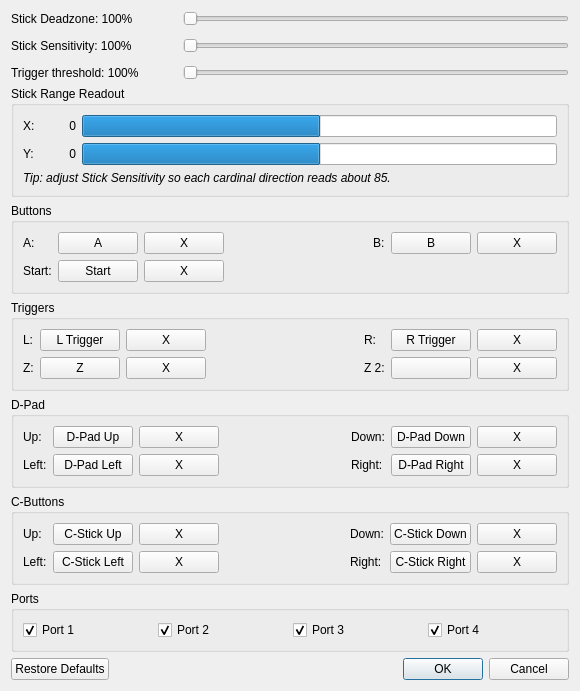
<?xml version="1.0" encoding="UTF-8"?>
<ui version="4.0">
 <class>MainDialog</class>
 <widget class="QDialog" name="MainDialog">
  <property name="geometry">
   <rect>
    <x>0</x>
    <y>0</y>
    <width>580</width>
    <height>580</height>
   </rect>
  </property>
  <property name="windowTitle">
   <string>Rosalie's Mupen GUI - GameCube Adapter Input Plugin</string>
  </property>
  <layout class="QVBoxLayout" name="verticalLayout_5">
   <item>
    <layout class="QVBoxLayout" name="slidersLayout">
     <property name="spacing">
      <number>12</number>
     </property>
     <item>
      <layout class="QHBoxLayout" name="deadZoneLayout">
       <item>
        <widget class="QLabel" name="deadZoneLabel">
         <property name="text">
          <string>Stick Deadzone: 100%</string>
         </property>
         <property name="minimumSize">
          <size>
           <width>160</width>
           <height>0</height>
          </size>
         </property>
        </widget>
       </item>
       <item>
        <widget class="QSlider" name="deadZoneSlider">
         <property name="maximum">
          <number>100</number>
         </property>
         <property name="orientation">
          <enum>Qt::Orientation::Horizontal</enum>
         </property>
        </widget>
       </item>
      </layout>
     </item>
     <item>
      <layout class="QHBoxLayout" name="sensitivityLayout">
       <item>
        <widget class="QLabel" name="sensitivityLabel">
         <property name="text">
          <string>Stick Sensitivity: 100%</string>
         </property>
         <property name="minimumSize">
          <size>
           <width>160</width>
           <height>0</height>
          </size>
         </property>
        </widget>
       </item>
       <item>
        <widget class="QSlider" name="sensitivitySlider">
         <property name="maximum">
          <number>200</number>
         </property>
         <property name="orientation">
          <enum>Qt::Orientation::Horizontal</enum>
         </property>
        </widget>
       </item>
      </layout>
     </item>
     <item>
      <layout class="QHBoxLayout" name="triggerTresholdLayout">
       <item>
        <widget class="QLabel" name="triggerTresholdLabel">
         <property name="text">
          <string>Trigger threshold: 100%</string>
         </property>
         <property name="minimumSize">
          <size>
           <width>160</width>
           <height>0</height>
          </size>
         </property>
        </widget>
       </item>
       <item>
        <widget class="QSlider" name="triggerTresholdSlider">
         <property name="maximum">
          <number>100</number>
         </property>
         <property name="orientation">
          <enum>Qt::Orientation::Horizontal</enum>
         </property>
        </widget>
       </item>
      </layout>
     </item>
    </layout>
   </item>
   <item>
    <widget class="QGroupBox" name="axisReadoutGroupBox">
     <property name="title">
      <string>Stick Range Readout</string>
     </property>
     <layout class="QGridLayout" name="axisReadoutGridLayout">
      <item row="0" column="0">
       <widget class="QLabel" name="axisReadoutXLabel">
        <property name="text">
         <string>X:</string>
        </property>
       </widget>
      </item>
      <item row="0" column="1">
       <widget class="QLabel" name="axisReadoutXValue">
        <property name="text">
         <string>0</string>
        </property>
        <property name="alignment">
         <set>Qt::AlignRight|Qt::AlignVCenter</set>
        </property>
        <property name="minimumSize">
         <size>
          <width>35</width>
          <height>0</height>
         </size>
        </property>
       </widget>
      </item>
      <item row="0" column="2">
       <widget class="QProgressBar" name="axisReadoutXBar">
        <property name="minimum">
         <number>-128</number>
        </property>
        <property name="maximum">
         <number>127</number>
        </property>
        <property name="value">
         <number>0</number>
        </property>
        <property name="textVisible">
         <bool>false</bool>
        </property>
       </widget>
      </item>
      <item row="1" column="0">
       <widget class="QLabel" name="axisReadoutYLabel">
        <property name="text">
         <string>Y:</string>
        </property>
       </widget>
      </item>
      <item row="1" column="1">
       <widget class="QLabel" name="axisReadoutYValue">
        <property name="text">
         <string>0</string>
        </property>
        <property name="alignment">
         <set>Qt::AlignRight|Qt::AlignVCenter</set>
        </property>
        <property name="minimumSize">
         <size>
          <width>35</width>
          <height>0</height>
         </size>
        </property>
       </widget>
      </item>
      <item row="1" column="2">
       <widget class="QProgressBar" name="axisReadoutYBar">
        <property name="minimum">
         <number>-128</number>
        </property>
        <property name="maximum">
         <number>127</number>
        </property>
        <property name="value">
         <number>0</number>
        </property>
        <property name="textVisible">
         <bool>false</bool>
        </property>
       </widget>
      </item>
      <item row="2" column="0" colspan="3">
       <widget class="QLabel" name="axisReadoutTipLabel">
        <property name="text">
         <string>Tip: adjust Stick Sensitivity so each cardinal direction reads about 85.</string>
        </property>
        <property name="wordWrap">
         <bool>true</bool>
        </property>
        <property name="styleSheet">
         <string>font-style: italic;</string>
        </property>
       </widget>
      </item>
     </layout>
    </widget>
   </item>
   <item>
    <widget class="QGroupBox" name="buttonsGroupBox">
     <property name="title">
      <string>Buttons</string>
     </property>
     <layout class="QGridLayout" name="buttonsGridLayout">
      <item row="0" column="0">
       <widget class="QLabel" name="labelA">
        <property name="text">
         <string>A:</string>
        </property>
       </widget>
      </item>
      <item row="0" column="1">
       <widget class="QPushButton" name="mapButtonA">
        <property name="text">
         <string>A</string>
        </property>
       </widget>
      </item>
      <item row="0" column="2">
       <widget class="QPushButton" name="clearButtonA">
        <property name="text">
         <string>X</string>
        </property>
       </widget>
      </item>
      <item row="0" column="3">
       <spacer name="buttonsSpacer">
        <property name="orientation">
         <enum>Qt::Orientation::Horizontal</enum>
        </property>
        <property name="sizeHint" stdset="0">
         <size>
          <width>20</width>
          <height>20</height>
         </size>
        </property>
       </spacer>
      </item>
      <item row="0" column="4">
       <widget class="QLabel" name="labelB">
        <property name="text">
         <string>B:</string>
        </property>
       </widget>
      </item>
      <item row="0" column="5">
       <widget class="QPushButton" name="mapButtonB">
        <property name="text">
         <string>B</string>
        </property>
       </widget>
      </item>
      <item row="0" column="6">
       <widget class="QPushButton" name="clearButtonB">
        <property name="text">
         <string>X</string>
        </property>
       </widget>
      </item>
      <item row="1" column="0">
       <widget class="QLabel" name="labelStart">
        <property name="text">
         <string>Start:</string>
        </property>
       </widget>
      </item>
      <item row="1" column="1">
       <widget class="QPushButton" name="mapButtonStart">
        <property name="text">
         <string>Start</string>
        </property>
       </widget>
      </item>
      <item row="1" column="2">
       <widget class="QPushButton" name="clearButtonStart">
        <property name="text">
         <string>X</string>
        </property>
       </widget>
      </item>
     </layout>
    </widget>
   </item>
   <item>
    <widget class="QGroupBox" name="triggersGroupBox">
     <property name="title">
      <string>Triggers</string>
     </property>
     <layout class="QGridLayout" name="triggersGridLayout">
      <item row="0" column="0">
       <widget class="QLabel" name="labelL">
        <property name="text">
         <string>L:</string>
        </property>
       </widget>
      </item>
      <item row="0" column="1">
       <widget class="QPushButton" name="mapButtonL">
        <property name="text">
         <string>L Trigger</string>
        </property>
       </widget>
      </item>
      <item row="0" column="2">
       <widget class="QPushButton" name="clearButtonL">
        <property name="text">
         <string>X</string>
        </property>
       </widget>
      </item>
      <item row="0" column="3">
       <spacer name="triggersSpacer">
        <property name="orientation">
         <enum>Qt::Orientation::Horizontal</enum>
        </property>
        <property name="sizeHint" stdset="0">
         <size>
          <width>20</width>
          <height>20</height>
         </size>
        </property>
       </spacer>
      </item>
      <item row="0" column="4">
       <widget class="QLabel" name="labelR">
        <property name="text">
         <string>R:</string>
        </property>
       </widget>
      </item>
      <item row="0" column="5">
       <widget class="QPushButton" name="mapButtonR">
        <property name="text">
         <string>R Trigger</string>
        </property>
       </widget>
      </item>
      <item row="0" column="6">
       <widget class="QPushButton" name="clearButtonR">
        <property name="text">
         <string>X</string>
        </property>
       </widget>
      </item>
      <item row="1" column="0">
       <widget class="QLabel" name="labelZ">
        <property name="text">
         <string>Z:</string>
        </property>
       </widget>
      </item>
      <item row="1" column="1">
       <widget class="QPushButton" name="mapButtonZ">
        <property name="text">
         <string>Z</string>
        </property>
       </widget>
      </item>
      <item row="1" column="2">
       <widget class="QPushButton" name="clearButtonZ">
        <property name="text">
         <string>X</string>
        </property>
       </widget>
      </item>
      <item row="1" column="4">
       <widget class="QLabel" name="labelZ2">
        <property name="text">
         <string>Z 2:</string>
        </property>
       </widget>
      </item>
      <item row="1" column="5">
       <widget class="QPushButton" name="mapButtonZ2">
        <property name="text">
         <string/>
        </property>
       </widget>
      </item>
      <item row="1" column="6">
       <widget class="QPushButton" name="clearButtonZ2">
        <property name="text">
         <string>X</string>
        </property>
       </widget>
      </item>
     </layout>
    </widget>
   </item>
   <item>
    <widget class="QGroupBox" name="dpadGroupBox">
     <property name="title">
      <string>D-Pad</string>
     </property>
     <layout class="QGridLayout" name="dpadGridLayout">
      <item row="0" column="0">
       <widget class="QLabel" name="labelDpadUp">
        <property name="text">
         <string>Up:</string>
        </property>
       </widget>
      </item>
      <item row="0" column="1">
       <widget class="QPushButton" name="mapButtonDpadUp">
        <property name="text">
         <string>D-Pad Up</string>
        </property>
       </widget>
      </item>
      <item row="0" column="2">
       <widget class="QPushButton" name="clearButtonDpadUp">
        <property name="text">
         <string>X</string>
        </property>
       </widget>
      </item>
      <item row="0" column="3">
       <spacer name="dpadSpacer">
        <property name="orientation">
         <enum>Qt::Orientation::Horizontal</enum>
        </property>
        <property name="sizeHint" stdset="0">
         <size>
          <width>20</width>
          <height>20</height>
         </size>
        </property>
       </spacer>
      </item>
      <item row="0" column="4">
       <widget class="QLabel" name="labelDpadDown">
        <property name="text">
         <string>Down:</string>
        </property>
       </widget>
      </item>
      <item row="0" column="5">
       <widget class="QPushButton" name="mapButtonDpadDown">
        <property name="text">
         <string>D-Pad Down</string>
        </property>
       </widget>
      </item>
      <item row="0" column="6">
       <widget class="QPushButton" name="clearButtonDpadDown">
        <property name="text">
         <string>X</string>
        </property>
       </widget>
      </item>
      <item row="1" column="0">
       <widget class="QLabel" name="labelDpadLeft">
        <property name="text">
         <string>Left:</string>
        </property>
       </widget>
      </item>
      <item row="1" column="1">
       <widget class="QPushButton" name="mapButtonDpadLeft">
        <property name="text">
         <string>D-Pad Left</string>
        </property>
       </widget>
      </item>
      <item row="1" column="2">
       <widget class="QPushButton" name="clearButtonDpadLeft">
        <property name="text">
         <string>X</string>
        </property>
       </widget>
      </item>
      <item row="1" column="4">
       <widget class="QLabel" name="labelDpadRight">
        <property name="text">
         <string>Right:</string>
        </property>
       </widget>
      </item>
      <item row="1" column="5">
       <widget class="QPushButton" name="mapButtonDpadRight">
        <property name="text">
         <string>D-Pad Right</string>
        </property>
       </widget>
      </item>
      <item row="1" column="6">
       <widget class="QPushButton" name="clearButtonDpadRight">
        <property name="text">
         <string>X</string>
        </property>
       </widget>
      </item>
     </layout>
    </widget>
   </item>
   <item>
    <widget class="QGroupBox" name="cButtonsGroupBox">
     <property name="title">
      <string>C-Buttons</string>
     </property>
     <layout class="QGridLayout" name="cButtonsGridLayout">
      <item row="0" column="0">
       <widget class="QLabel" name="labelCUp">
        <property name="text">
         <string>Up:</string>
        </property>
       </widget>
      </item>
      <item row="0" column="1">
       <widget class="QPushButton" name="mapButtonCUp">
        <property name="text">
         <string>C-Stick Up</string>
        </property>
       </widget>
      </item>
      <item row="0" column="2">
       <widget class="QPushButton" name="clearButtonCUp">
        <property name="text">
         <string>X</string>
        </property>
       </widget>
      </item>
      <item row="0" column="3">
       <spacer name="cButtonsSpacer">
        <property name="orientation">
         <enum>Qt::Orientation::Horizontal</enum>
        </property>
        <property name="sizeHint" stdset="0">
         <size>
          <width>20</width>
          <height>20</height>
         </size>
        </property>
       </spacer>
      </item>
      <item row="0" column="4">
       <widget class="QLabel" name="labelCDown">
        <property name="text">
         <string>Down:</string>
        </property>
       </widget>
      </item>
      <item row="0" column="5">
       <widget class="QPushButton" name="mapButtonCDown">
        <property name="text">
         <string>C-Stick Down</string>
        </property>
       </widget>
      </item>
      <item row="0" column="6">
       <widget class="QPushButton" name="clearButtonCDown">
        <property name="text">
         <string>X</string>
        </property>
       </widget>
      </item>
      <item row="1" column="0">
       <widget class="QLabel" name="labelCLeft">
        <property name="text">
         <string>Left:</string>
        </property>
       </widget>
      </item>
      <item row="1" column="1">
       <widget class="QPushButton" name="mapButtonCLeft">
        <property name="text">
         <string>C-Stick Left</string>
        </property>
       </widget>
      </item>
      <item row="1" column="2">
       <widget class="QPushButton" name="clearButtonCLeft">
        <property name="text">
         <string>X</string>
        </property>
       </widget>
      </item>
      <item row="1" column="4">
       <widget class="QLabel" name="labelCRight">
        <property name="text">
         <string>Right:</string>
        </property>
       </widget>
      </item>
      <item row="1" column="5">
       <widget class="QPushButton" name="mapButtonCRight">
        <property name="text">
         <string>C-Stick Right</string>
        </property>
       </widget>
      </item>
      <item row="1" column="6">
       <widget class="QPushButton" name="clearButtonCRight">
        <property name="text">
         <string>X</string>
        </property>
       </widget>
      </item>
     </layout>
    </widget>
   </item>
   <item>
    <widget class="QGroupBox" name="portsGroupBox">
     <property name="title">
      <string>Ports</string>
     </property>
     <layout class="QHBoxLayout" name="portsLayout">
      <item>
       <widget class="QCheckBox" name="port1CheckBox">
        <property name="text">
         <string>Port 1</string>
        </property>
        <property name="checked">
         <bool>true</bool>
        </property>
       </widget>
      </item>
      <item>
       <widget class="QCheckBox" name="port2CheckBox">
        <property name="text">
         <string>Port 2</string>
        </property>
        <property name="checked">
         <bool>true</bool>
        </property>
       </widget>
      </item>
      <item>
       <widget class="QCheckBox" name="port3CheckBox">
        <property name="text">
         <string>Port 3</string>
        </property>
        <property name="checked">
         <bool>true</bool>
        </property>
       </widget>
      </item>
      <item>
       <widget class="QCheckBox" name="port4CheckBox">
        <property name="text">
         <string>Port 4</string>
        </property>
        <property name="checked">
         <bool>true</bool>
        </property>
       </widget>
      </item>
     </layout>
    </widget>
   </item>
   <item>
    <spacer name="verticalSpacer">
     <property name="orientation">
      <enum>Qt::Orientation::Vertical</enum>
     </property>
     <property name="sizeHint" stdset="0">
      <size>
       <width>20</width>
       <height>10</height>
      </size>
     </property>
    </spacer>
   </item>
   <item>
    <widget class="QDialogButtonBox" name="buttonBox">
     <property name="orientation">
      <enum>Qt::Orientation::Horizontal</enum>
     </property>
     <property name="standardButtons">
      <set>QDialogButtonBox::StandardButton::Cancel|QDialogButtonBox::StandardButton::Ok|QDialogButtonBox::StandardButton::RestoreDefaults</set>
     </property>
    </widget>
   </item>
  </layout>
 </widget>
 <resources/>
 <connections>
  <connection>
   <sender>buttonBox</sender>
   <signal>accepted()</signal>
   <receiver>MainDialog</receiver>
   <slot>accept()</slot>
   <hints>
    <hint type="sourcelabel">
     <x>248</x>
     <y>254</y>
    </hint>
    <hint type="destinationlabel">
     <x>157</x>
     <y>274</y>
    </hint>
   </hints>
  </connection>
  <connection>
   <sender>buttonBox</sender>
   <signal>rejected()</signal>
   <receiver>MainDialog</receiver>
   <slot>reject()</slot>
   <hints>
    <hint type="sourcelabel">
     <x>316</x>
     <y>260</y>
    </hint>
    <hint type="destinationlabel">
     <x>286</x>
     <y>274</y>
    </hint>
   </hints>
  </connection>
 </connections>
</ui>
